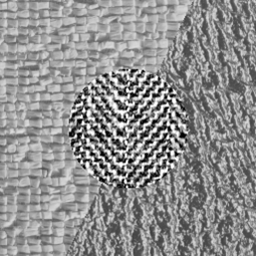
#> input picture mosaic B.bmp, 256 x 256 px
$ python 'main .py'
#> lines starting #> are read from the running program, lines starting #| are printed output that depends on the picture
### gaborpy.py
import cv2
import numpy as np
from skimage import filters
# skimage.filters.gabor（）函数返回的是图像变换后的实部和虚部，在图像识别领域一般使用其模作为图像特征
def gaborcls(filename):
    img = cv2.imread(filename)  # 读图像
    img_gray = cv2.cvtColor(img, cv2.COLOR_BGR2GRAY)  # 转灰度
    frequency = 0.6
    # gabor变换
    real, imag = filters.gabor(img_gray, frequency=0.6, theta=60, n_stds=5)
    # 取模
    img_mod = np.sqrt(real.astype(float) ** 2 + imag.astype(float) ** 2)
    # 图像缩放（下采样）
    newimg = cv2.resize(img_mod, (0, 0), fx=1 / 4, fy=1 / 4, interpolation=cv2.INTER_AREA)
    tempfea = newimg.flatten()  # 矩阵展平
    tmean = np.mean(tempfea)  # 求均值
    tstd = np.std(tempfea)  # 求方差
    newfea = (tempfea - tmean) / tstd  # 数值归一化
    return newfea

### main .py
import cv2
from scipy.spatial.distance import cosine
import numpy as np
from gaborpy import gaborcls
# 对图像用kmeans聚类
# 显示图片的函数
def show(winname,src):
    cv2.namedWindow(winname,cv2.WINDOW_GUI_NORMAL)
    cv2.imshow(winname,src)
    cv2.waitKey()

img = cv2.imread('mosaic B.bmp')
#> img is the input picture: shape (256, 256, 3); min 0, max 255, mean 143.3
o = img.copy()
#print(img.shape):(256, 256, 3)
# 将一个像素点的rgb值作为一个单元处理，这一点很重要
data = img.reshape((-1,3))
# print(data.shape):(65536, 3)
# 转换数据类型
data = np.float32(data)

# 设置Kmeans参数
critera = (cv2.TermCriteria_EPS+cv2.TermCriteria_MAX_ITER,10,0.1)
flags = cv2.KMEANS_RANDOM_CENTERS
# 对图片进行i分类
data2=data.copy()
for i in range(2,6):
    print(i)
    r, best, center = cv2.kmeans(data2, i, None, criteria=critera, attempts=10, flags=flags)
    # criteria：迭代停止的模式选择，这是一个含有三个元素的元组型数。格式为（type, max_iter, epsilon）
    # print(r)
    # print(best.shape)
    #print(center)
    center = np.uint8(center)
    # 将不同分类的数据重新赋予另外一种颜色，实现分割图片
    data[best.ravel() == 0] = (0, 0, 0)  # 黑色
    data[best.ravel() == 1] = (255, 0, 0)  # 红色
    data[best.ravel() == 2] = (0, 0, 255)  # 蓝色
    data[best.ravel() == 3] = (0, 255, 0)  # 绿色
    data[best.ravel() == 4] = (255, 255, 255)  # 白色
    # 将结果转换为图片需要的格式
    data = np.uint8(data)
    oi = data.reshape((img.shape))
    cv2.imwrite(str(i) + '.jpg', oi)
#> this loop made 4 passes
#> (r, center) on passes 1 to 2: (136530774.4, [[98, 98, 98], [172, 172, 172]]), (72218185.2, [[188, 188, 188], [139, 139, 139], [80, 80, 80]])
#> r on passes 3 to 4: 47997594.3, 31475392.6
#> pass 1, `oi = data.reshape((img.shape))`:
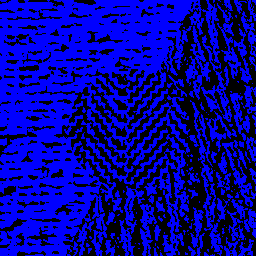
#> oi: shape (256, 256, 3); mean B, G, R 153.2, 0, 0
#> pass 3, `oi = data.reshape((img.shape))`:
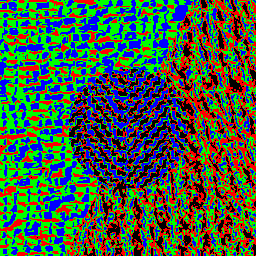
#> oi: shape (256, 256, 3); mean B, G, R 65.6, 91.4, 65.2

fea=gaborcls('mapB.bmp')
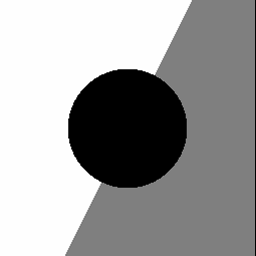
#> input picture mapB.bmp, 256 x 256 px
#> in gaborcls, img is the input picture: shape (256, 256, 3); min 0, max 255, mean 157.8
#> in gaborcls, `newimg = cv2.resize(img_mod, (0, 0), fx=1 / 4, fy=1 / 4, interpolation..`:
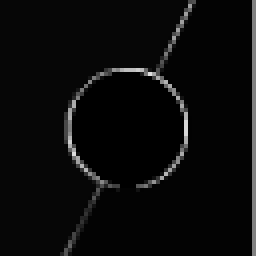
#> newimg: shape (64, 64) float64 (shown 4 times larger); min 0, max 224.6, mean 10.5
#> in gaborcls, `tempfea = newimg.flatten()`: tempfea = 4096 values, max 224.6 at index 1189, min 0 at index 1181, mean 10.46
#> in gaborcls, `tmean = np.mean(tempfea)`: tmean = 10.46
#> in gaborcls, `tstd = np.std(tempfea)`: tstd = 28.06
#> in gaborcls, `newfea = (tempfea - tmean) / tstd`: newfea = 4096 values, max 7.63 at index 1189, min -0.373 at index 1181, mean 6.42e-17
#> fea has the same summary as newfea in gaborcls
print(fea)
#> (printed output is left out)
min_num=float("inf")
flag=0
for i in range(2,6):
    filename = str(i) + '.jpg'
    newfea = gaborcls(filename)
#> call 2 of gaborcls, with filename = '2.jpg'
#> in gaborcls (call 2), `img = cv2.imread(filename)`:
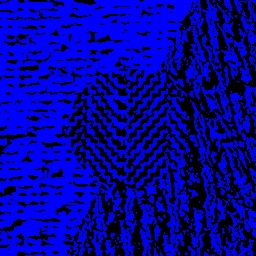
#> img: shape (256, 256, 3); mean B, G, R 152.2, 3.3, 3.1
#> in gaborcls (call 2), `img_gray = cv2.cvtColor(img, cv2.COLOR_BGR2GRAY)`:
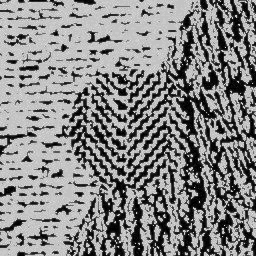
#> img_gray: shape (256, 256); min 0, max 38, mean 20.2; drawn with min black and max white
#> in gaborcls (call 2), `newimg = cv2.resize(img_mod, (0, 0), fx=1 / 4, fy=1 / 4, interpolation..`:
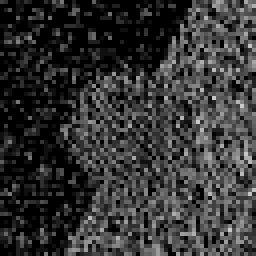
#> newimg: shape (64, 64) float64 (shown 4 times larger); min 0, max 204.4, mean 52.2
#> in gaborcls (call 2), `tempfea = newimg.flatten()`: tempfea = 4096 values, max 204.4 at index 1724, min 0 at index 8, mean 52.18
#> in gaborcls (call 2), `tmean = np.mean(tempfea)`: tmean = 52.18
#> in gaborcls (call 2), `tstd = np.std(tempfea)`: tstd = 46.38
#> in gaborcls (call 2), `newfea = (tempfea - tmean) / tstd`: newfea = 4096 values, max 3.28 at index 1724, min -1.12 at index 8, mean 0
    print(newfea)
#> (printed output is left out)
    tmp=cosine(newfea,fea)#余弦相似性
#> tmp = 0.992
    if(min_num>tmp):
        min_num=tmp
#> min_num = 0.992
        flag=i
        print(flag)
filename = str(flag) + '.jpg'
#> filename = '3.jpg'
# 显示图片
oi=cv2.imread(filename)
show('img',img)
show('res',oi)
